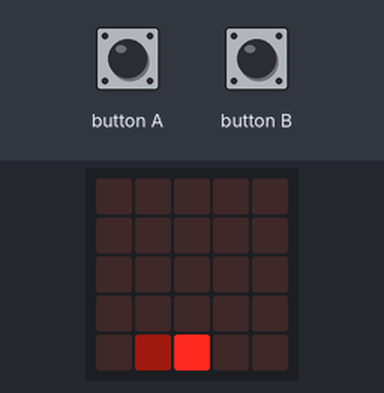
Recording of a program running on a simulated BBC micro:bit (MakeCode). On the bench: the board's 5×5 LED display. The inputs (shaded band) are chosen by the test bench. Random numbers come from a fixed seed.

Above: at 1.2 s.
1.3 s: button B pressed for 0.15 s
At 1.9 s:
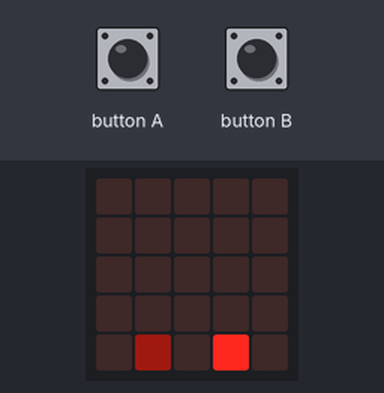
4.4 s: button A pressed for 0.15 s
At 5.6 s:
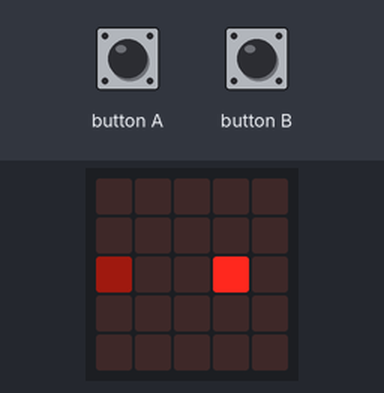
7.5 s: button A pressed for 0.15 s
At 9.2 s:
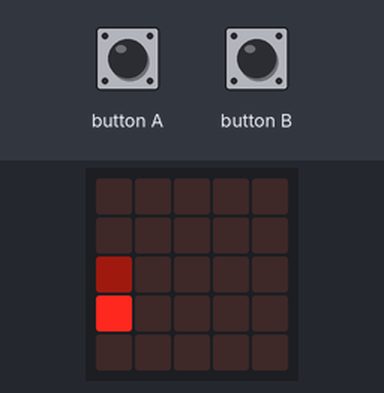
10.6 s: button B pressed for 0.15 s
At 11.3 s:
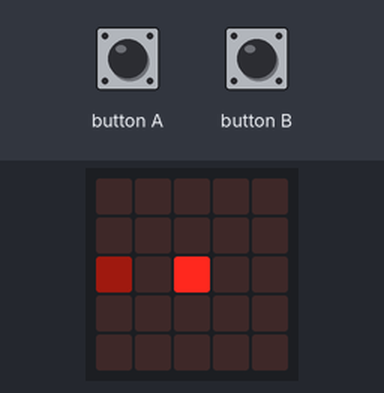
13.7 s: button A pressed for 0.15 s
At 14.4 s:
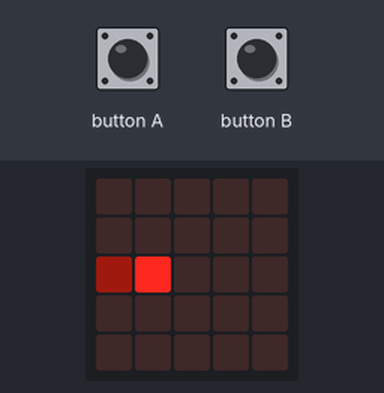
16.8 s: button B pressed for 0.15 s
At 18.1 s:
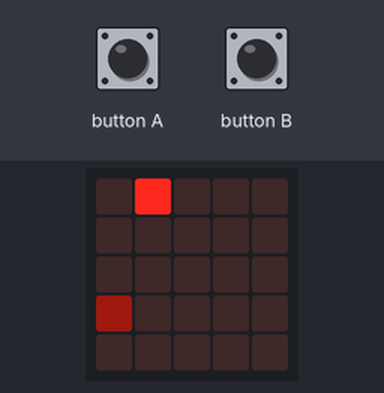
Timing chart, 0 to 19.8 s (numbered marks = the images above; inputs shaded):
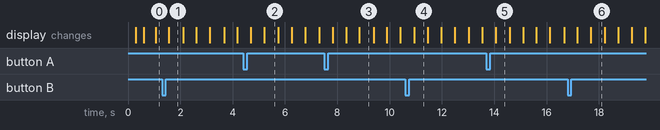

Measured:
- what the display in image 1 shows lasts 0.5 s, from 1.6 s to 2.1 s

The program:

snake.py
```python
snake = [2, 2]
snakeHist = [snake]
snakeDir = 0

item = [randint(0, 4), randint(0, 4)]

score = 0

def render():
    basic.clear_screen()

    led.plot(snake[0], snake[1])
    led.plot_brightness(item[0], item[1], 32)

    pause(10)

def movement():
    global snake

    if snakeDir == 0:
        snake[1] -= 1
    elif snakeDir == 1:
        snake[0] += 1
    elif snakeDir == 2:
        snake[1] += 1
    elif snakeDir == 3:
        snake[0] -= 1

    if snake[0] < 0:
        snake[0] = 4
    elif snake[0] > 4:
        snake[0] = 0
    if snake[1] < 0:
        snake[1] = 4
    elif snake[1] > 4:
        snake[1] = 0

    pause(500)

def items():
    global item, score

    if snake[0] == item[0] and snake[1] == item[1]:
        score += 1

    while snake[0] == item[0] and snake[1] == item[1]:
        item = [randint(0, 4), randint(0, 4)]

    pause(500)


def on_button_pressed_a():
    global snakeDir

    if snakeDir != 0:
        snakeDir -= 1
    else:
        snakeDir = 3

def on_button_pressed_b():
    global snakeDir

    if snakeDir != 3:
        snakeDir += 1
    else:
        snakeDir = 0

input.on_button_pressed(Button.A, on_button_pressed_a)
input.on_button_pressed(Button.B, on_button_pressed_b)

forever(render)
forever(movement)
forever(items)
```
